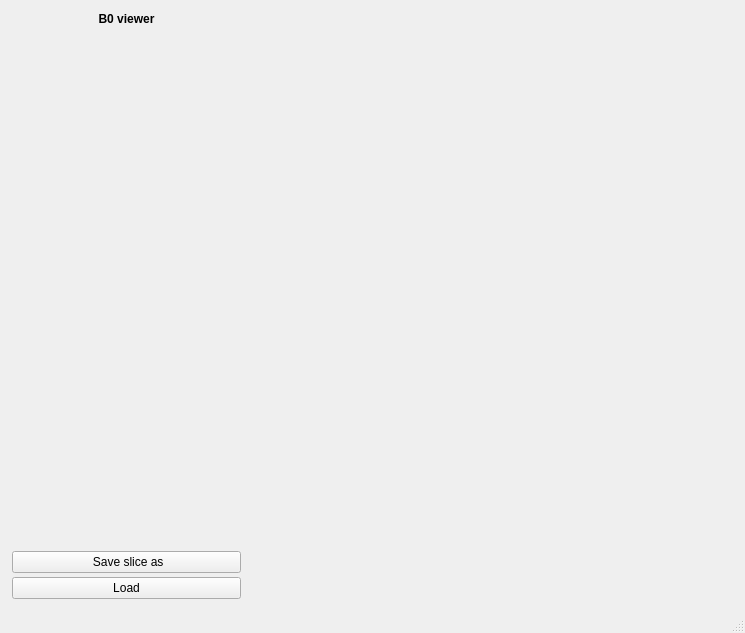
<?xml version="1.0" encoding="UTF-8"?>
<ui version="4.0">
 <class>MainWindow</class>
 <widget class="QMainWindow" name="MainWindow">
  <property name="geometry">
   <rect>
    <x>0</x>
    <y>0</y>
    <width>745</width>
    <height>633</height>
   </rect>
  </property>
  <property name="windowTitle">
   <string>CV Utility</string>
  </property>
  <widget class="QWidget" name="centralwidget">
   <layout class="QGridLayout" name="gridLayout" rowstretch="0">
    <property name="leftMargin">
     <number>12</number>
    </property>
    <property name="topMargin">
     <number>12</number>
    </property>
    <property name="rightMargin">
     <number>12</number>
    </property>
    <property name="bottomMargin">
     <number>12</number>
    </property>
    <property name="spacing">
     <number>12</number>
    </property>
    <item row="0" column="0">
     <layout class="QHBoxLayout" name="horizontalLayout_2">
      <property name="sizeConstraint">
       <enum>QLayout::SetNoConstraint</enum>
      </property>
      <item>
       <layout class="QVBoxLayout" name="verticalLayout">
        <property name="spacing">
         <number>4</number>
        </property>
        <item>
         <widget class="QLabel" name="info_label">
          <property name="maximumSize">
           <size>
            <width>300</width>
            <height>16777215</height>
           </size>
          </property>
          <property name="font">
           <font>
            <weight>75</weight>
            <bold>true</bold>
           </font>
          </property>
          <property name="frameShape">
           <enum>QFrame::NoFrame</enum>
          </property>
          <property name="frameShadow">
           <enum>QFrame::Plain</enum>
          </property>
          <property name="text">
           <string>B0 viewer</string>
          </property>
          <property name="alignment">
           <set>Qt::AlignCenter</set>
          </property>
         </widget>
        </item>
        <item>
         <layout class="QHBoxLayout" name="horizontalLayout"/>
        </item>
        <item>
         <spacer name="verticalSpacer">
          <property name="orientation">
           <enum>Qt::Vertical</enum>
          </property>
          <property name="sizeHint" stdset="0">
           <size>
            <width>20</width>
            <height>40</height>
           </size>
          </property>
         </spacer>
        </item>
        <item>
         <widget class="QPushButton" name="save_button">
          <property name="maximumSize">
           <size>
            <width>500</width>
            <height>16777215</height>
           </size>
          </property>
          <property name="text">
           <string> Save slice as</string>
          </property>
         </widget>
        </item>
        <item>
         <widget class="QPushButton" name="load_button">
          <property name="maximumSize">
           <size>
            <width>500</width>
            <height>16777215</height>
           </size>
          </property>
          <property name="text">
           <string>Load</string>
          </property>
         </widget>
        </item>
       </layout>
      </item>
      <item>
       <layout class="QHBoxLayout" name="horizontalLayout_4">
        <item>
         <layout class="QVBoxLayout" name="verticalLayout_CV_plotter">
          <item>
           <widget class="QWidget" name="plotter_widget" native="true">
            <property name="minimumSize">
             <size>
              <width>480</width>
              <height>0</height>
             </size>
            </property>
           </widget>
          </item>
         </layout>
        </item>
       </layout>
      </item>
     </layout>
    </item>
   </layout>
  </widget>
  <widget class="QMenuBar" name="menubar">
   <property name="geometry">
    <rect>
     <x>0</x>
     <y>0</y>
     <width>745</width>
     <height>22</height>
    </rect>
   </property>
  </widget>
  <widget class="QStatusBar" name="statusbar"/>
 </widget>
 <resources/>
 <connections/>
</ui>
